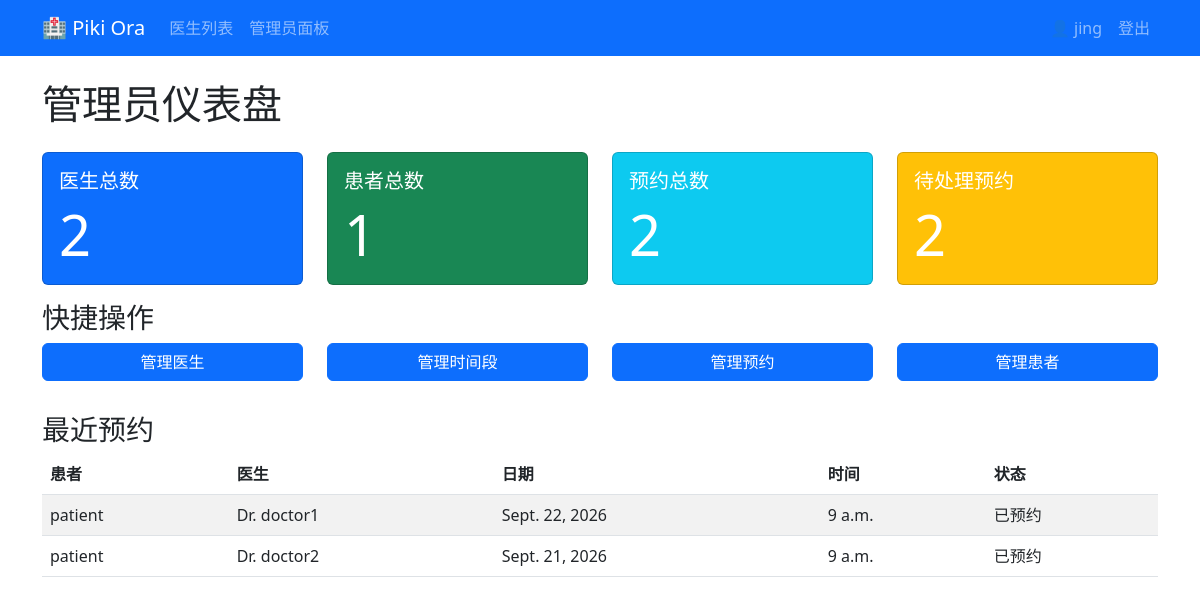
/admin-dashboard/ (signed in), run on the app's committed database.
### blog/models.py (models this page shows, shortened)
class Appointment(models.Model):
    STATUS_CHOICES = [
        ('Booked', '已预约'),
        ('Cancelled', '已取消'),
    ]
    patient = models.ForeignKey(
        Patient,
        on_delete=models.CASCADE,
        related_name='appointments'
    )
    time_slot = models.OneToOneField(
        TimeSlot,
        on_delete=models.CASCADE,
        related_name='appointment'
    )
    status = models.CharField(
        max_length=20,
        choices=STATUS_CHOICES,
        default='Booked'
    )
    notes = models.TextField(blank=True)
    created_at = models.DateTimeField(auto_now_add=True)
    updated_at = models.DateTimeField(auto_now=True)
    class Meta:
        ordering = ['-created_at']

class Patient(models.Model):
    user = models.OneToOneField(
        User,
        on_delete=models.CASCADE,
        related_name='patient_profile'
    )
    phone = models.CharField(max_length=20)
    created_at = models.DateTimeField(auto_now_add=True)
    class Meta:
        ordering = ['-created_at']

class TimeSlot(models.Model):
    doctor = models.ForeignKey(
        Doctor,
        on_delete=models.CASCADE,
        related_name='time_slots'
    )
    date = models.DateField()
    start_time = models.TimeField()
    is_available = models.BooleanField(default=True)
    created_at = models.DateTimeField(auto_now_add=True)
    class Meta:
        unique_together = ['doctor', 'date', 'start_time']
        ordering = ['date', 'start_time']

class Doctor(models.Model):
    user = models.OneToOneField(
        User,
        on_delete=models.CASCADE,
        related_name='doctor_profile'
    )
    specialty = models.CharField(max_length=100)
    phone = models.CharField(max_length=20)
    bio = models.TextField(blank=True)
    created_at = models.DateTimeField(auto_now_add=True)
    class Meta:
        ordering = ['-created_at']

### blog/views.py (the view)
# urls.py: path('admin-dashboard/', views.admin_dashboard, name='admin_dashboard'),
@login_required
@user_passes_test(is_admin)
def admin_dashboard(request):
    total_doctors = Doctor.objects.count()
    total_patients = Patient.objects.count()
    total_appointments = Appointment.objects.count()
    pending_appointments = Appointment.objects.filter(status='Booked').count()
    recent_appointments = Appointment.objects.all().order_by('-created_at')[:5]
    context = {
        'total_doctors': total_doctors,
        'total_patients': total_patients,
        'total_appointments': total_appointments,
        'pending_appointments': pending_appointments,
        'recent_appointments': recent_appointments,
    }
    return render(request, 'dashboard.html', context)

### blog/views.py (called while the page is built)
def is_admin(user):
    return user.is_superuser

### templates/dashboard.html (shortened to what this page needs)
{% extends 'base.html' %}
{% block content %}
<h1>管理员仪表盘</h1>
<div class="row mt-4">
    <div class="col-md-3">
        <div class="card text-white bg-primary mb-3">
            <div class="card-body">
                <h5 class="card-title">医生总数</h5>
                <p class="card-text display-4">{{ total_doctors }}</p>
            </div>
        </div>
    </div>
    <div class="col-md-3">
        <div class="card text-white bg-success mb-3">
            <div class="card-body">
                <h5 class="card-title">患者总数</h5>
                <p class="card-text display-4">{{ total_patients }}</p>
            </div>
        </div>
    </div>
    <div class="col-md-3">
        <div class="card text-white bg-info mb-3">
            <div class="card-body">
                <h5 class="card-title">预约总数</h5>
                <p class="card-text display-4">{{ total_appointments }}</p>
            </div>
        </div>
    </div>
    <div class="col-md-3">
        <div class="card text-white bg-warning mb-3">
            <div class="card-body">
                <h5 class="card-title">待处理预约</h5>
                <p class="card-text display-4">{{ pending_appointments }}</p>
            </div>
        </div>
    </div>
</div>
<h3>快捷操作</h3>
<div class="row">
    <div class="col-md-3 mb-2">
        <a href="{% url 'manage_doctors' %}" class="btn btn-primary w-100">
            管理医生
        </a>
    </div>
    <div class="col-md-3 mb-2">
        <a href="{% url 'manage_slots' %}" class="btn btn-primary w-100">
            管理时间段
        </a>
    </div>
    <div class="col-md-3 mb-2">
        <a href="{% url 'manage_appointments' %}" class="btn btn-primary w-100">
            管理预约
        </a>
    </div>
    <div class="col-md-3 mb-2">
        <a href="{% url 'manage_patients' %}" class="btn btn-primary w-100">
            管理患者
        </a>
    </div>
</div>
<h3 class="mt-4">最近预约</h3>
{% if recent_appointments %}
    <table class="table table-striped">
        <thead>
            <tr>
                <th>患者</th>
                <th>医生</th>
                <th>日期</th>
                <th>时间</th>
                <th>状态</th>
            </tr>
        </thead>
        <tbody>
            {% for appointment in recent_appointments %}
                <tr>
                    <td>{{ appointment.patient.user.username }}</td>
                    <td>Dr. {{ appointment.time_slot.doctor.user.username }}</td>
                    <td>{{ appointment.time_slot.date }}</td>
                    <td>{{ appointment.time_slot.start_time }}</td>
                    <td>{{ appointment.get_status_display }}</td>
                </tr>
            {% endfor %}
        </tbody>
    </table>
{% else %}
    <p>暂无预约</p>
{% endif %}
{% endblock %}

### templates/base.html (shortened to what this page needs)
{% load static %}
<!DOCTYPE html>
<html lang="en">
<head>
    <link href="https://cdn.jsdelivr.net/npm/bootstrap@5.3.0/dist/css/bootstrap.min.css" rel="stylesheet">
</head>
<body>
    <nav class="navbar navbar-expand-lg navbar-dark bg-primary">
        <div class="container">
            <a class="navbar-brand" href="{% url 'home' %}">🏥 Piki Ora</a>
            <ul class="navbar-nav me-auto">
                <li class="nav-item"><a class="nav-link" href="{% url 'doctor_list' %}">医生列表</a></li>
                {% if user.is_authenticated %}
                    {% if user.is_superuser %}
                        <li class="nav-item"><a class="nav-link" href="{% url 'admin_dashboard' %}">管理员面板</a></li>
                    {% elif user.is_staff %}
                        <li class="nav-item"><a class="nav-link" href="{% url 'doctor_set_slot' %}">设置时间段</a></li>
                        <li class="nav-item"><a class="nav-link" href="{% url 'doctor_appointments' %}">我的预约</a></li>
                    {% else %}
                        <li class="nav-item"><a class="nav-link" href="{% url 'my_appointments' %}">我的预约</a></li>
                    {% endif %}
                {% endif %}
            </ul>
            <ul class="navbar-nav">
                {% if user.is_authenticated %}
                    <li class="nav-item"><span class="nav-link">👤 {{ user.username }}</span></li>
                    <li class="nav-item"><a class="nav-link" href="{% url 'logout' %}">登出</a></li>
                {% else %}
                    <li class="nav-item"><a class="nav-link" href="{% url 'login' %}">登录</a></li>
                    <li class="nav-item"><a class="nav-link" href="{% url 'register' %}">注册</a></li>
                {% endif %}
            </ul>
        </div>
    </nav>
    <div class="container mt-4">
        {% block content %}{% endblock %}
    </div>
</body>
</html>

### data on the page
Appointment: patient.user.username "patient", time_slot.doctor.user.username "doctor1", time_slot "Sept. 22, 2026", time_slot.start_time "9 a.m.", status "已预约"
Appointment: patient.user.username "patient", time_slot.doctor.user.username "doctor2", time_slot "Sept. 21, 2026", time_slot.start_time "9 a.m.", status "已预约"

### other printed values
{{ user.username }} "jing"
{{ total_doctors }} "2"
{{ total_patients }} "1"
{{ total_appointments }} "2"
{{ pending_appointments }} "2"
